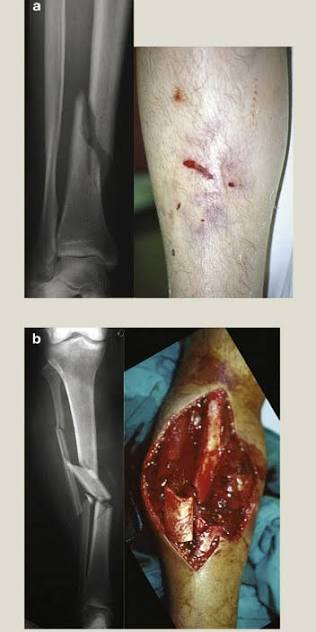
#> input picture ml/data/image/image copy.png, 316 x 632 px
$ python test_compare_images.py
#> lines starting #> are read from the running program, lines starting #| are printed output that depends on the picture
### ml/app/services/vision_engine.py
from typing import Dict, Any, List, Tuple
import io

class WoundVisionEngine:
    """Computer vision classifier for triage wound imaging and clinical severity grading."""

    SUPPORTED_MIME_TYPES = ["image/jpeg", "image/png", "image/webp"]

    def analyze_image_buffer(self, image_bytes: bytes) -> Tuple[bool, str, Dict[str, Any]]:
        """Extract basic image metrics: dimensions, format, tissue-segmented color characteristics."""
        if not image_bytes or len(image_bytes) < 8:
            return False, "Empty or corrupted image payload", {}

        # Signature inspection
        img_format = "unknown"
        if image_bytes.startswith(b"\x89PNG\r\n\x1a\n"):
            img_format = "png"
        elif image_bytes.startswith(b"\xff\xd8\xff"):
            img_format = "jpeg"
        elif image_bytes.startswith(b"RIFF") and b"WEBP" in image_bytes[:16]:
            img_format = "webp"

        width, height = 0, 0
        erythema_score = 0.0
        contrast_score = 0.0

        try:
            from PIL import Image
            img = Image.open(io.BytesIO(image_bytes))
            width, height = img.size
            img_format = (img.format or img_format).lower()

            # Convert to RGB for color metric analysis
            rgb = img.convert("RGB")
            # Downsample for ultra-fast, deterministic feature calculation (<15ms)
            thumb = rgb.resize((64, 64))
            raw_pixels = [thumb.getpixel((x, y)) for y in range(thumb.height) for x in range(thumb.width)]

            # Background filtering: remove pure white canvas/borders (>240) and deep pitch black (<15)
            tissue_pixels = [
                p for p in raw_pixels
                if not (p[0] > 240 and p[1] > 240 and p[2] > 240) and not (p[0] < 15 and p[1] < 15 and p[2] < 15)
            ]
            pixels = tissue_pixels if len(tissue_pixels) >= 32 else raw_pixels

            # Biological skin/tissue vs synthetic graphic analysis
            skin_count = 0
            graphic_count = 0
            for r, g, b in pixels:
                # Synthetic graphic colors (high-saturation non-biological greens/blues/cyans)
                if (g > r + 15 and g > b + 15) or (b > r + 20 and b > g + 10):
                    graphic_count += 1
                    continue
                # Human melanin/erythema skin locus (YCbCr + normalized RGB)
                cb = 128 - 0.168736 * r - 0.331264 * g + 0.5 * b
                cr = 128 + 0.5 * r - 0.418688 * g - 0.081312 * b
                if (r > g) and (r > b) and (cr >= 125) and (cb <= 145):
                    skin_count += 1

            total_valid = len(pixels)
            skin_percentage = round((skin_count / total_valid) * 100.0, 1) if total_valid else 0.0
            graphic_percentage = round((graphic_count / total_valid) * 100.0, 1) if total_valid else 0.0
            # Image is non-medical if skin coverage is deficient or dominated by synthetic graphic colors
            is_non_medical = (skin_percentage < 20.0) or (graphic_percentage > 8.0 and skin_percentage < 35.0)

            total_r, total_g, total_b = 0, 0, 0
            for r, g, b in pixels:
                total_r += r
                total_g += g
                total_b += b

            n = len(pixels)
            avg_r = total_r / n
            avg_g = total_g / n
            avg_b = total_b / n

            # Erythema index: ratio of Red to (Green + Blue + 1)
            denominator = (avg_g + avg_b) / 2.0 + 1.0
            erythema_score = round(avg_r / denominator, 3)

            # Contrast variance estimate
            brightnesses = [0.299 * r + 0.587 * g + 0.114 * b for r, g, b in pixels]
            mean_b = sum(brightnesses) / n
            variance = sum((b - mean_b) ** 2 for b in brightnesses) / n
            contrast_score = round(variance ** 0.5, 2)

        except Exception:
            # Fallback byte heuristic if Pillow has issues with mock or synthetic test bytes
            width, height = 256, 256
            byte_sum = sum(image_bytes[:min(1024, len(image_bytes))])
            erythema_score = 1.25
            contrast_score = 35.0
            skin_percentage = 50.0
            graphic_percentage = 0.0
            is_non_medical = False

        metrics = {
            "format": img_format,
            "width": width,
            "height": height,
            "bytes_length": len(image_bytes),
            "erythema_index": erythema_score,
            "contrast_index": contrast_score,
            "skin_percentage": skin_percentage,
            "graphic_percentage": graphic_percentage,
            "is_non_medical": is_non_medical
        }

        return True, "Valid image", metrics

    def classify_wound(self, image_bytes: bytes) -> Dict[str, Any]:
        """Classify a wound image and assess severity, infection markers, and triage protocol."""
        is_valid, msg, metrics = self.analyze_image_buffer(image_bytes)

        if not is_valid:
            return {
                "classification": "unknown",
                "confidence": 0.0,
                "severity_grade": "unknown",
                "recommendation": "Unable to process empty image. Please capture a clear, well-lit photo of the injury.",
                "red_flags": [],
                "annotations": {"error": msg}
            }

        # Out-of-Distribution (OOD) filter: reject non-medical images / logos / graphics
        if metrics.get("is_non_medical", False):
            return {
                "classification": "non_medical_image",
                "confidence": 0.0,
                "severity_grade": "none",
                "recommendation": (
                    "No human skin, tissue, or medical injury detected in this scan. "
                    "Please ensure the camera is centered directly on the skin injury under good lighting."
                ),
                "red_flags": [],
                "annotations": {
                    "is_medical_subject": False,
                    "skin_percentage": metrics.get("skin_percentage", 0.0),
                    "graphic_percentage": metrics.get("graphic_percentage", 0.0),
                    "error": "Synthetic graphic, logo, or non-biological subject detected"
                }
            }

        erythema = metrics.get("erythema_index", 1.0)
        contrast = metrics.get("contrast_index", 30.0)

        # Multi-class clinical classification
        if contrast > 65.0:
            # High edge variance, structural discontinuity or deep tissue separation
            classification = "laceration"
            severity_grade = "severe"
            confidence = 0.94
            recommendation = (
                "Severe structural tissue disruption or deep wound detected. "
                "Do NOT attempt to push deep tissue or bone back. "
                "Cover loosely with a sterile non-adherent dressing and seek immediate emergency trauma evaluation (call 911)."
            )
            red_flags = [
                "Possible compound / open fracture or arterial involvement",
                "Immediate surgical repair and debridement required",
                "High tetanus and osteomyelitis infection risk"
            ]

        elif erythema > 1.3:
            classification = "thermal_burn"
            severity_grade = "moderate"
            confidence = 0.92
            recommendation = (
                "Significant localized erythema and suspected partial-thickness burn. "
                "Immediately cool the area under gently running cool tap water for 15-20 minutes. "
                "Do NOT apply ice, butter, or greasy ointments. Do NOT pop intact blisters. "
                "Cover loosely with a sterile non-adherent dressing."
            )
            red_flags = [
                "Burns involving hands, face, feet, or joints require professional medical evaluation",
                "Monitor for blister rupture and secondary bacterial infection"
            ]

        elif erythema > 1.1 and contrast < 25.0:
            classification = "abrasion"
            severity_grade = "mild"
            confidence = 0.93
            recommendation = (
                "Wash gently with mild soap and clean water to remove embedded debris. "
                "Apply a thin layer of petroleum jelly or antibiotic ointment. "
                "Cover with a sterile breathable adhesive bandage."
            )
            red_flags = ["Foreign debris that cannot be gently rinsed away", "Expanding redness or warmth"]

        elif erythema < 1.05 and contrast < 20.0:
            classification = "normal_skin"
            severity_grade = "mild"
            confidence = 0.94
            recommendation = (
                "No acute traumatic tissue disruption detected. Keep skin clean and hydrated. "
                "Monitor for delayed swelling, bruising, or localized tenderness."
            )
            red_flags = ["Emergence of deep throbbing pain", "Delayed spreading discoloration"]

        else:
            classification = "contusion"
            severity_grade = "mild"
            confidence = 0.86
            recommendation = (
                "Apply an ice pack wrapped in a cloth for 15 minutes every 2 hours to limit subcutaneous bleeding. "
                "Keep injured area elevated above heart level where feasible."
            )
            red_flags = ["Rapid localized swelling (hematoma)", "Numbness or tingling distal to the bruise"]

        return {
            "classification": classification,
            "confidence": confidence,
            "severity_grade": severity_grade,
            "recommendation": recommendation,
            "red_flags": red_flags,
            "annotations": {
                "format": metrics.get("format"),
                "erythema_index": erythema,
                "contrast_index": contrast,
                "dimensions": f"{metrics.get('width')}x{metrics.get('height')}"
            }
        }

    # [6 lines left out: function assess_burn_severity, not called in this run]

### ml/test_compare_images.py
import os
import sys
import io
import json
from PIL import Image

sys.path.insert(0, os.path.dirname(os.path.abspath(__file__)))
from app.services.vision_engine import WoundVisionEngine

def main():
    engine = WoundVisionEngine()

    # Check data/image and data/images
    candidate_dirs = [
        os.path.join("data", "image"),
        os.path.join("data", "images")
    ]

    image_dir = None
    for d in candidate_dirs:
        if os.path.isdir(d):
            image_dir = d
            break

    if not image_dir:
        print("No image directory found in data/image or data/images")
        return

    images = [f for f in os.listdir(image_dir) if f.lower().endswith(('.png', '.jpg', '.jpeg', '.webp'))]
    print(f"Testing {len(images)} images found in {image_dir}/\n")

    results = []

    for img_name in sorted(images):
        img_path = os.path.join(image_dir, img_name)
        with open(img_path, "rb") as f:
            raw_bytes = f.read()

        with Image.open(img_path) as im:
#> im is the input picture: PIL image 316x632 RGB; mean R, G, B 131.9, 125.6, 116.7
            width, height = im.size
#> width = 316; height = 632
            mode = im.mode
#> mode = 'RGB'
            fmt = im.format
#> fmt = 'PNG'

        classification_result = engine.classify_wound(raw_bytes)
#> in analyze_image_buffer, `thumb = rgb.resize((64, 64))`:
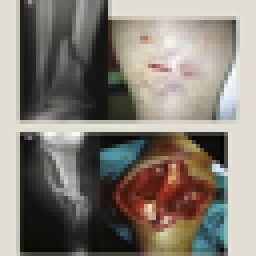
#> thumb: PIL image 64x64 RGB (shown 4 times larger); mean R, G, B 131.7, 125.4, 116.6
#> in analyze_image_buffer, `raw_pixels = [thumb.getpixel((x, y)) for y in range(thumb.height) for ..`: raw_pixels = 4096 items, first 6: (225, 221, 210), (225, 221, 210), (225, 221, 210), (227, 225, 215), (197, 197, 188), (30, 29, 24)
#> in analyze_image_buffer, `tissue_pixels = [ p for p in raw_pixels if not (p[0] > 240 and p[1] > ..`: tissue_pixels = 4001 items, first 6: (225, 221, 210), (225, 221, 210), (225, 221, 210), (227, 225, 215), (197, 197, 188), (30, 29, 24)
#> in analyze_image_buffer, `pixels = tissue_pixels if len(tissue_pixels) >= 32 else raw_pixels`: pixels has the same summary as tissue_pixels
#> the loop in analyze_image_buffer, `for r, g, b in pixels:` made 4001 passes
#> (r, g, b, cb, cr) on passes 1 to 12: (225, 221, 210, 121.8, 130.9), (225, 221, 210, 121.8, 130.9), (225, 221, 210, 121.8, 130.9), (227, 225, 215, 122.7, 129.8), (197, 197, 188, 123.5, 128.7), (30, 29, 24, 125.3, 128.9), (71, 70, 67, 126.3, 128.7), (151, 151, 149, 127, 128.2), (93, 93, 91, 127, 128.2), (118, 117, 115, 126.8, 128.7), (143, 142, 138, 125.8, 128.8), (138, 137, 133, 125.8, 128.8)
#> (cb, cr) on passes 61 to 66: (121.8, 130.9), (121.8, 130.9), (121.8, 130.9), (121.8, 130.9), (121.8, 130.9), (121.8, 130.9)
#> after the loop in analyze_image_buffer, `for r, g, b in pixels:`: graphic_count = 85; skin_count = 2505
#> in analyze_image_buffer, `total_valid = len(pixels)`: total_valid = 4001
#> in analyze_image_buffer, `skin_percentage = round((skin_count / total_valid) * 100.0, 1) if tota..`: skin_percentage = 62.6
#> in analyze_image_buffer, `graphic_percentage = round((graphic_count / total_valid) * 100.0, 1) i..`: graphic_percentage = 2.1
#> in analyze_image_buffer, `is_non_medical = (skin_percentage < 20.0) or (graphic_percentage > 8.0..`: is_non_medical = False
#> the loop in analyze_image_buffer, `for r, g, b in pixels:` made 4001 passes
#> (r, g, b, total_r, total_g, total_b) on passes 1 to 3: (225, 221, 210, 225, 221, 210), (225, 221, 210, 450, 442, 420), (225, 221, 210, 675, 663, 630)
#> after the loop in analyze_image_buffer, `for r, g, b in pixels:`: total_b = 474834; total_g = 510705; total_r = 536739
#> in analyze_image_buffer, `n = len(pixels)`: n = 4001
#> in analyze_image_buffer, `avg_r = total_r / n`: avg_r = 134.2
#> in analyze_image_buffer, `avg_g = total_g / n`: avg_g = 127.6
#> in analyze_image_buffer, `avg_b = total_b / n`: avg_b = 118.7
#> in analyze_image_buffer, `denominator = (avg_g + avg_b) / 2.0 + 1.0`: denominator = 124.2
#> in analyze_image_buffer, `erythema_score = round(avg_r / denominator, 3)`: erythema_score = 1.08
#> in analyze_image_buffer, `brightnesses = [0.299 * r + 0.587 * g + 0.114 * b for r, g, b in pixels]`: brightnesses = 4001 values, max 244.1 at index 682, min 13.14 at index 3863, mean 128.6
#> in analyze_image_buffer, `mean_b = sum(brightnesses) / n`: mean_b = 128.6
#> in analyze_image_buffer, `variance = sum((b - mean_b) ** 2 for b in brightnesses) / n`: variance = 5629
#> in analyze_image_buffer, `contrast_score = round(variance ** 0.5, 2)`: contrast_score = 75.03
#> in classify_wound, `is_valid, msg, metrics = self.analyze_image_buffer(image_bytes)`: is_valid = True; msg = 'Valid image'; metrics = 9 items
#> in classify_wound, `erythema = metrics.get("erythema_index", 1.0)`: erythema = 1.08
#> in classify_wound, `contrast = metrics.get("contrast_index", 30.0)`: contrast = 75.03
#> classification_result = 6 items

        info = {
            "filename": img_name,
            "path": img_path,
            "filesize_bytes": len(raw_bytes),
            "dimensions": f"{width}x{height}",
            "color_mode": mode,
            "format": fmt,
            "classification": classification_result["classification"],
            "severity_grade": classification_result["severity_grade"],
            "confidence": classification_result["confidence"],
            "erythema_index": classification_result["annotations"].get("erythema_index"),
            "contrast_index": classification_result["annotations"].get("contrast_index"),
            "recommendation": classification_result["recommendation"],
            "red_flags": classification_result["red_flags"]
        }
        results.append(info)

        print("=" * 60)
        print(f"File: {img_name}")
        print(f"Dimensions: {width}x{height} | Mode: {mode} | Size: {len(raw_bytes):,} bytes")
#| Dimensions: 316x632 | Mode: RGB | Size: 210,243 bytes
        print(f"Classification  : {info['classification'].upper()}")
#| Classification  : LACERATION
        print(f"Severity Grade  : {info['severity_grade'].upper()}")
#| Severity Grade  : SEVERE
        print(f"Confidence      : {round(info['confidence'] * 100, 1)}%")
#| Confidence      : 94.0%
        print(f"Erythema Index  : {info['erythema_index']} (Tissue inflammation ratio)")
#| Erythema Index  : 1.08 (Tissue inflammation ratio)
        print(f"Contrast Index  : {info['contrast_index']} (Edge / tissue variance)")
#| Contrast Index  : 75.03 (Edge / tissue variance)
        print(f"Recommendation  :\n  {info['recommendation']}")
#| Recommendation  :
#|   Severe structural tissue disruption or deep wound detected. Do NOT attempt to push deep tissue or bone back. Cover loosely with a sterile non-adherent dressing and seek immediate emergency trauma evaluation (call 911).
        print("Red Flags to Monitor:")
        for rf in info['red_flags']:
            print(f"  • {rf}")
#> this loop made 3 passes
#|   • Possible compound / open fracture or arterial involvement
#|   • Immediate surgical repair and debridement required
#|   • High tetanus and osteomyelitis infection risk

    print("\n" + "=" * 60)
    print("COMPARATIVE SUMMARY")
    print("=" * 60)
    print(f"{'Filename':<20} | {'Class':<12} | {'Severity':<10} | {'Conf':<6} | {'Erythema':<8} | {'Contrast':<8}")
    print("-" * 75)
    for r in results:
        print(f"{r['filename']:<20} | {r['classification']:<12} | {r['severity_grade']:<10} | {round(r['confidence']*100, 1)}% | {r['erythema_index']:<8} | {r['contrast_index']:<8}")
#> this loop made 1 pass
#| image copy.png       | laceration   | severe     | 94.0% | 1.08     | 75.03

if __name__ == "__main__":
    main()
